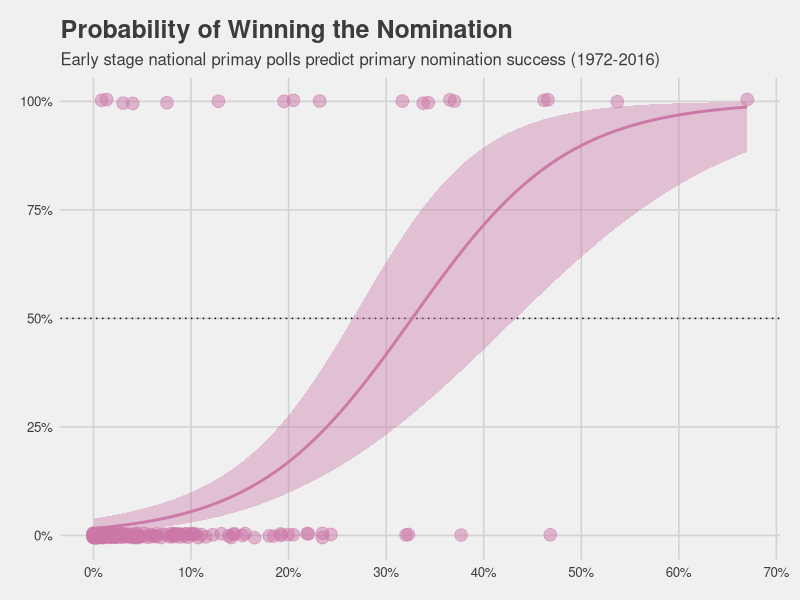
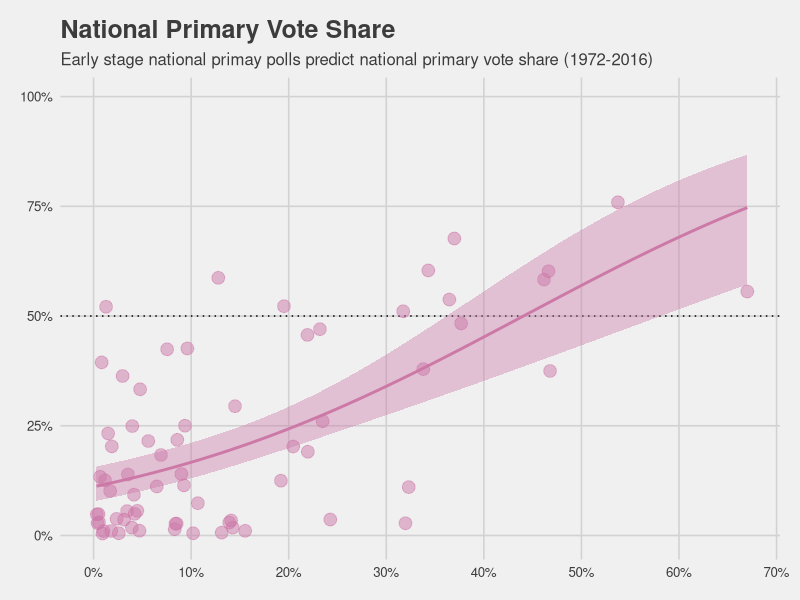
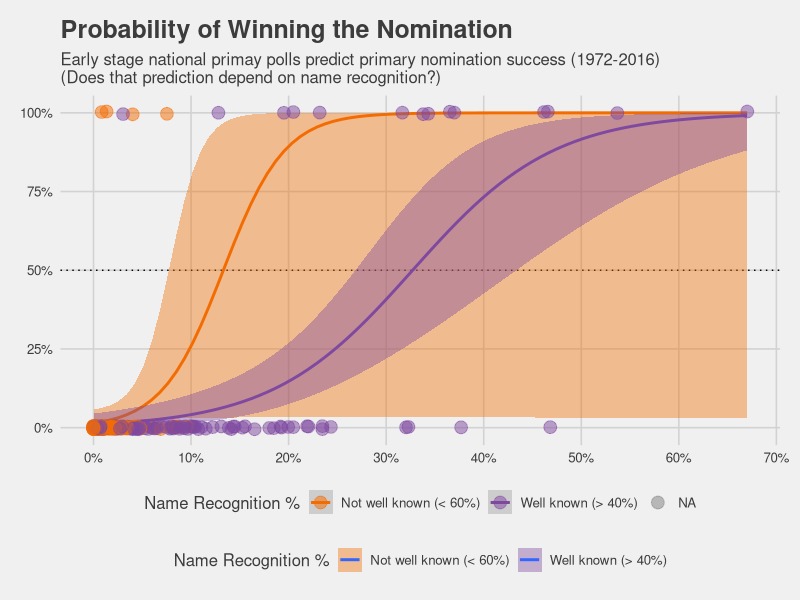
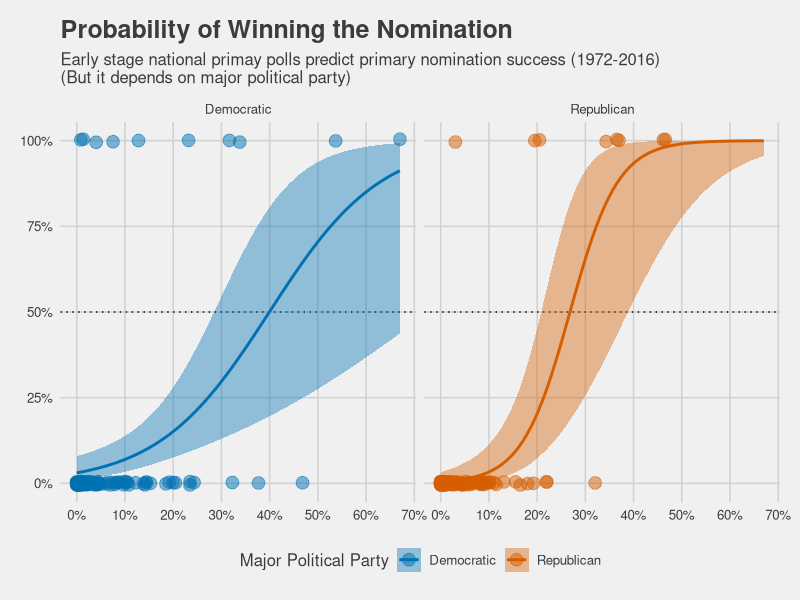

These charts were generated, in order, by the following R code:
## ---- chunk 1

# Install and/or load packages

# install.packages("tidyverse")
# install.packages("readxl")
# install.packages("scales")
# install.packages("knitr")
# install.packages("kableExtra")
# install.packages("formattable")
# install.packages("ggthemes")
# install.packages("ggrepel")
# install.packages("effects")
# install.packages("pROC")

library(tidyverse)
library(readxl)
library(scales)
library(knitr)
library(kableExtra)
library(formattable)
library(ggthemes)
library(ggrepel)
library(effects)
library(pROC)

# Read polling average and name recognition data
primary_pollavrg_nr <- read_xlsx(path = "data/president_primary_pollavrg_name_recognition.xlsx", sheet = "clean", na = "-9999")

# Read primary results data
presidential_primary_results <- paste0(rep(c("democratic", "republican"), times = length(seq(1972, 2016, 4))), rep(seq(1972, 2016, 4), each = 2)) %>% 
  map_df(function(primary_sheet) {
    # read sheet
    # restructure so each candidate gets a row
    # add a primary party and primary year variable
    read_xlsx(path = "data/presidential_primary_results.xlsx", sheet = primary_sheet, na = "-9999") %>% 
      gather(key = candidate_lastname, value = result, -c(Date, State, note, metric)) %>% 
      mutate(primary_sheet = primary_sheet,
             primary_party = ifelse(str_detect(primary_sheet, pattern = "democratic"), "Democratic", "Republican"),
             election_year = parse_number(primary_sheet),
             incumbent_char = ifelse(str_detect(candidate_lastname, pattern = " incumbent"), "Incumbent",
                                     ifelse(!is.na(candidate_lastname), "Not incumbent", NA)),
             candidate_lastname = str_replace(candidate_lastname, pattern = " incumbent", replacement = ""),
             candidate_lastname = ifelse(candidate_lastname == "Ronald Reagan Yes", "Reagan", candidate_lastname))
  }) %>% 
  filter(primary_sheet != "republican1972" & metric == "count") %>% 
  rename(count = result) %>% 
  # vote count by election year, part, and candidate last name
  group_by(election_year, primary_party, candidate_lastname) %>% 
  mutate(primary_votecount = sum(count, na.rm = TRUE)) %>% 
  # vote share by election year and party
  group_by(election_year, primary_party) %>% 
  mutate(primary_voteshare = primary_votecount / sum(count, na.rm = TRUE)) %>% 
  ungroup()

# Create "High" and "Low" Name Recognition category
## First Half
primary_pollavrg_nr$well_known1_char <- with(primary_pollavrg_nr, 
                                             ifelse(name_recognition1 > 0.40, "Well known (> 40%)", 
                                                    ifelse(name_recognition1 < 0.60, "Not well known (< 60%)", NA)))

## Second Half
primary_pollavrg_nr$well_known2_char <- with(primary_pollavrg_nr, 
                                             ifelse(name_recognition2 > 0.40, "Well known (> 40%)", 
                                                    ifelse(name_recognition2 < 0.60, "Not well known (< 60%)", NA)))

# Create bins of polling averages
## First Half
primary_pollavrg_nr$poll_avrg1_group <- with(primary_pollavrg_nr, cut(poll_avrg1, breaks = c(-Inf, 0.02, 0.05, 0.10, 0.20, 0.35, Inf), include.lowest = FALSE))

## Second Half
primary_pollavrg_nr$poll_avrg2_group <- with(primary_pollavrg_nr, cut(poll_avrg2, breaks = c(-Inf, 0.02, 0.05, 0.10, 0.20, 0.35, Inf), include.lowest = FALSE))

# Candidate Last Name
primary_pollavrg_nr$candidate_lastname <- word(primary_pollavrg_nr$candidate, start = -1)

# Join polling average and primary results data
presidential_primary_results_pollavrg <- presidential_primary_results %>% 
  full_join(primary_pollavrg_nr, by = c("candidate_lastname", "primary_party", "election_year"))

# Create contrast for primary party
primary_pollavrg_nr$demVrep <- with(data = primary_pollavrg_nr, recode(primary_party, "Republican" = -0.5, "Democratic" = 0.5))

## ---- chunk 2

primary_pollavrg_nr %>% 
  ggplot(mapping = aes(x = poll_avrg1, y = nominee)) +
  geom_hline(yintercept = 0.50, linetype = "dotted") +
  geom_smooth(method = "glm", se = TRUE, method.args = list(family = binomial(link = "logit")), fill = "#cc79a7", color = "#cc79a7") +
  geom_point(size = 4, alpha = 0.50, color = "#cc79a7", position = position_jitter(height = 0.005, seed = 473928)) +
  scale_x_continuous(breaks = seq(0, 1, 0.10), labels = percent_format(accuracy = 1)) +
  scale_y_continuous(breaks = seq(0, 1, 0.25), labels = percent_format(accuracy = 1)) +
  labs(title = "Probability of Winning the Nomination", subtitle = "Early stage national primay polls predict primary nomination success (1972-2016)") +
  theme_fivethirtyeight()

## ---- chunk 3

presidential_primary_results_pollavrg %>% 
  filter(!duplicated(poll_avrg1, primary_voteshare)) %>% 
  ggplot(mapping = aes(x = poll_avrg1, y = primary_voteshare)) +
  geom_hline(yintercept = 0.50, linetype = "dotted") +
  geom_smooth(method = "glm", se = TRUE, method.args = list(family = quasibinomial(link = "logit")), fill = "#cc79a7", color = "#cc79a7") +
  geom_point(size = 4, alpha = 0.50, color = "#cc79a7", position = position_jitter(height = 0.005, seed = 473928)) +
  scale_x_continuous(breaks = seq(0, 1, 0.10), labels = percent_format(accuracy = 1)) +
  scale_y_continuous(breaks = seq(0, 1, 0.25), labels = percent_format(accuracy = 1)) +
  labs(title = "National Primary Vote Share", subtitle = "Early stage national primay polls predict national primary vote share (1972-2016)") +
  theme_fivethirtyeight()

## ---- chunk 4

options(knitr.kable.NA = "—")

primary_pollavrg_nr %>% 
  count(poll_avrg1_group, name_recognition1, nominee) %>% 
  group_by(poll_avrg1_group, name_recognition1) %>% 
  mutate(nominee = recode(nominee, "0" = "lost", "1" = "won")) %>% 
  spread(key = nominee, value = n) %>% 
  mutate(cell_size = sum(c(lost, won), na.rm = TRUE)) %>% 
  ungroup() %>% 
  mutate_if(is.numeric, function(x) ifelse(is.na(x), 0, x)) %>% 
  mutate(poll_avrg1_group = factor(poll_avrg1_group, levels = levels(poll_avrg1_group), labels = c("0-2%", "2-5%", "5-10%", "10-20%", "20-35%", "35%+")),
         name_recognition1 = color_tile("white", "#0072b2")(name_recognition1),
         cell_size = color_tile("white", "#009e73")(cell_size)) %>% 
  select(poll_avrg1_group, name_recognition1, cell_size, lost, won) %>% 
  arrange(desc(poll_avrg1_group), name_recognition1) %>% 
  set_names(c("Early Stage National Polling Average", "Name Recognition", "# of Candidates", "# Lost", "# Won")) %>%
  kable(format = "html", escape = FALSE, caption = "Table displays the number of candidates who won their party's nomination depending on their early stage national polling average and name recognition. The single winner next to the blank polling average represents George H.W. Bush, a high name recognition incumbent who won the Republican nomination in 1992 (no early national polling data were available).") %>%
  kable_styling("hover", full_width = FALSE)

## ---- chunk 5

primary_pollavrg_nr %>% 
  ggplot(mapping = aes(x = poll_avrg1, y = nominee)) +
  geom_hline(yintercept = 0.50, linetype = "dotted") +
  geom_smooth(mapping = aes(fill = well_known1_char, color = well_known1_char), method = "glm", se = TRUE, method.args = list(family = binomial(link = "logit")), fullrange = TRUE) +
  geom_point(mapping = aes(color = well_known1_char), size = 4, alpha = 0.50, position = position_jitter(height = 0.005, seed = 473928)) +
  scale_x_continuous(breaks = seq(0, 1, 0.10), labels = percent_format(accuracy = 1)) +
  scale_y_continuous(breaks = seq(0, 1, 0.25), labels = percent_format(accuracy = 1)) +
  scale_fill_manual(values = c("#F36C02", "#7E499F")) +
  scale_color_manual(values = c("#F36C02", "#7E499F")) +
  labs(title = "Probability of Winning the Nomination", subtitle = "Early stage national primay polls predict primary nomination success (1972-2016) \n(Does that prediction depend on name recognition?)", fill = "Name Recognition %", color = "Name Recognition %") +
  theme_fivethirtyeight()

## ---- chunk 6

# polling averages only
# mean center continuous predictors
glm.fit0 <- glm(nominee ~ scale(poll_avrg1, scale = FALSE), data = primary_pollavrg_nr, family = binomial(link = "logit"), na.action = na.exclude)

# add name recognition and interaction
# mean center continuous predictors
glm.fit1 <- glm(nominee ~ scale(poll_avrg1, scale = FALSE) * scale(name_recognition1, scale = FALSE), data = primary_pollavrg_nr, family = binomial(link = "logit"), na.action = na.exclude)

# add political party contrast
# mean center continuous predictors
glm.fit2 <- glm(nominee ~ scale(poll_avrg1, scale = FALSE) * demVrep, data = primary_pollavrg_nr, family = binomial(link = "logit"), na.action = na.exclude)

list(glm.fit0, glm.fit1, glm.fit2) %>% 
  map_df(function(fit) {
    # set random seed
    set.seed(7940823)
    
    # fit roc
    roc.fit <- roc(response = primary_pollavrg_nr$nominee, predictor = predict(fit, type = "response"), plot = FALSE, ci = TRUE, ci.method = "boot")
    
    # return table
    tibble(auc = roc.fit$auc,
           lower = roc.fit$ci[1],
           upper = roc.fit$ci[3]) %>% 
      mutate_if(is.numeric, round, 2)
    
  }) %>% 
  mutate(model = c("Early National Polling Average Only", "Early National Polling Average x Name Recognition", "Early National Polling Average x Major Political Party")) %>% 
  select(model, auc, lower, upper) %>% 
  set_names(c("Model Description", "Diagnostic Accuracy", "Lower Bound", "Upper Bound")) %>%
  kable(format = "html", escape = FALSE, caption = "The table displays each models abilty 'diagnose' a candidate's nomination success. The lower and upper bounds together represent the [bootstrapped](https://en.wikipedia.org/wiki/Bootstrapping_(statistics)) 95% confidence interval. Diagnostic Accuracy is estimated from the Area Under the [Receiver Operating Characteristic Curve.](https://en.wikipedia.org/wiki/Receiver_operating_characteristic)") %>%
  kable_styling("hover", full_width = F)

## ---- chunk 7

primary_pollavrg_nr %>% 
  ggplot(mapping = aes(x = poll_avrg1, y = nominee)) +
  geom_hline(yintercept = 0.50, linetype = "dotted") +
  geom_smooth(mapping = aes(fill = primary_party, color = primary_party), method = "glm", se = TRUE, method.args = list(family = binomial(link = "logit")), fullrange = TRUE) +
  geom_point(mapping = aes(color = primary_party), size = 4, alpha = 0.50, position = position_jitter(height = 0.005, seed = 473928)) +
  scale_x_continuous(breaks = seq(0, 1, 0.10), labels = percent_format(accuracy = 1)) +
  scale_y_continuous(breaks = seq(0, 1, 0.25), labels = percent_format(accuracy = 1)) +
  scale_fill_manual(values = c("#0072b2", "#d55e00")) +
  scale_color_manual(values = c("#0072b2", "#d55e00")) +
  facet_grid(facets = ~ primary_party) +
  labs(title = "Probability of Winning the Nomination", subtitle = "Early stage national primay polls predict primary nomination success (1972-2016) \n(But it depends on major political party)", fill = "Major Political Party", color = "Major Political Party") +
  theme_fivethirtyeight()
